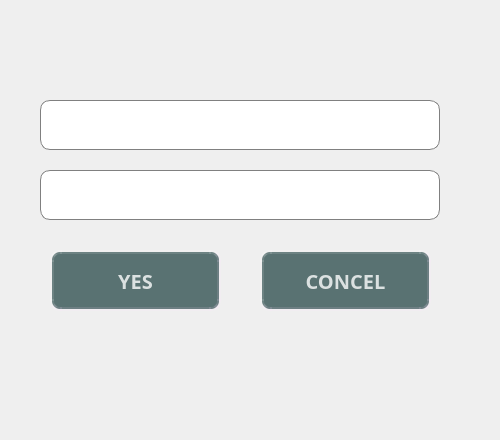
<?xml version="1.0" encoding="UTF-8"?>
<ui version="4.0">
 <class>Login</class>
 <widget class="QWidget" name="Login">
  <property name="geometry">
   <rect>
    <x>0</x>
    <y>0</y>
    <width>500</width>
    <height>440</height>
   </rect>
  </property>
  <property name="windowTitle">
   <string>Form</string>
  </property>
  <widget class="QLineEdit" name="name_edit">
   <property name="geometry">
    <rect>
     <x>40</x>
     <y>100</y>
     <width>400</width>
     <height>50</height>
    </rect>
   </property>
   <property name="font">
    <font>
     <family>Adobe Garamond Pro Bold</family>
     <pointsize>16</pointsize>
     <weight>75</weight>
     <bold>true</bold>
    </font>
   </property>
   <property name="styleSheet">
    <string notr="true">QLineEdit{
border-width:4px;
border-radius:10px;
color:black;
border:1px solid gray;}

</string>
   </property>
   <property name="text">
    <string/>
   </property>
  </widget>
  <widget class="QLineEdit" name="password_edit">
   <property name="geometry">
    <rect>
     <x>40</x>
     <y>170</y>
     <width>400</width>
     <height>50</height>
    </rect>
   </property>
   <property name="font">
    <font>
     <family>Adobe Garamond Pro</family>
     <pointsize>16</pointsize>
     <weight>75</weight>
     <bold>true</bold>
    </font>
   </property>
   <property name="styleSheet">
    <string notr="true">QLineEdit{
border-width:4px;
border-radius:10px;
color:black;
border:1px solid gray;}

</string>
   </property>
   <property name="text">
    <string/>
   </property>
  </widget>
  <widget class="QPushButton" name="login_btn">
   <property name="geometry">
    <rect>
     <x>50</x>
     <y>250</y>
     <width>171</width>
     <height>61</height>
    </rect>
   </property>
   <property name="font">
    <font>
     <family>微软雅黑 Light</family>
     <pointsize>-1</pointsize>
     <weight>75</weight>
     <italic>false</italic>
     <bold>true</bold>
    </font>
   </property>
   <property name="styleSheet">
    <string notr="true">QPushButton{
     background-color: rgba(47,79,79, 200);/*背景色*/
     border-style: outset; /*边框样式*/
     border-width: 4px;  /*边框宽度为4像素*/
     border-radius: 10px; /*边框圆角半径*/
     border-color: rgba(255, 225, 255, 30);/*边框颜色*/
     font: bold 20px;/*字体*/
         color:rgba(255, 255,255, 200);/*字体颜色*/
     padding: 10px; /*填衬*/
 	
}

QPushButton:hover{ /*鼠标悬停在按钮上时*/
	background-image: url(:res/super.gif);
	background-repeat: no-repeat;
	background-position:left;
        background-color:rgba(100,255,100, 100);
        border-color: rgba(255, 225, 255, 200);
        color:rgba(0, 0, 0, 200);
		 
}

QPushButton:pressed { /*按钮被按下时*/
     background-color:rgba(100,255,100, 200);
         border-color: rgba(255, 225, 255, 30);
     border-style: inset;
        color:rgba(0, 0, 0, 100);
}</string>
   </property>
   <property name="text">
    <string>YES</string>
   </property>
  </widget>
  <widget class="QPushButton" name="concel_btn">
   <property name="geometry">
    <rect>
     <x>260</x>
     <y>250</y>
     <width>171</width>
     <height>61</height>
    </rect>
   </property>
   <property name="font">
    <font>
     <family>微软雅黑 Light</family>
     <pointsize>-1</pointsize>
     <weight>75</weight>
     <italic>false</italic>
     <bold>true</bold>
    </font>
   </property>
   <property name="styleSheet">
    <string notr="true">QPushButton{
     background-color: rgba(47,79,79, 200);/*背景色*/
     border-style: outset; /*边框样式*/
     border-width: 4px;  /*边框宽度为4像素*/
     border-radius: 10px; /*边框圆角半径*/
     border-color: rgba(255, 225, 255, 30);/*边框颜色*/
     font: bold 20px;/*字体*/
         color:rgba(255, 255,255, 200);/*字体颜色*/
     padding: 10px; /*填衬*/
 	
}

QPushButton:hover{ /*鼠标悬停在按钮上时*/
	background-image: url(:res/super.gif);
	background-repeat: no-repeat;
	background-position:left;
        background-color:rgba(100,255,100, 100);
        border-color: rgba(255, 225, 255, 200);
        color:rgba(0, 0, 0, 200);
		 
}

QPushButton:pressed { /*按钮被按下时*/
     background-color:rgba(100,255,100, 200);
         border-color: rgba(255, 225, 255, 30);
     border-style: inset;
        color:rgba(0, 0, 0, 100);
}</string>
   </property>
   <property name="text">
    <string>CONCEL</string>
   </property>
  </widget>
  <widget class="QLabel" name="label">
   <property name="geometry">
    <rect>
     <x>390</x>
     <y>330</y>
     <width>100</width>
     <height>100</height>
    </rect>
   </property>
   <property name="styleSheet">
    <string notr="true">QLabel{border-image:url(:/login.png)}
</string>
   </property>
   <property name="text">
    <string/>
   </property>
  </widget>
 </widget>
 <resources/>
 <connections/>
</ui>
